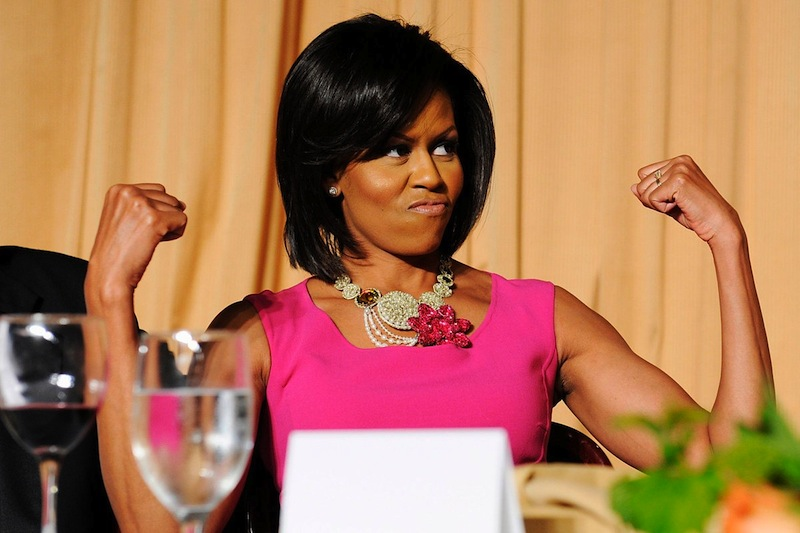
%> input picture VIDEO/labb2/michelle.jpg, 800 x 533 px
$ octave testreal.m   (GNU Octave 9; MATLAB toolbox functions it lacks are replaced by stand-ins)
%> lines starting %> are read from the running program, lines starting %| are printed output that depends on the picture
imgBW = rgb2gray( imresize( imread('michelle.jpg'), 0.1) );
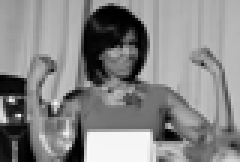
%> imgBW: size 54x80 uint8 (shown 3 times larger); min 0, max 251, mean 134.8

[freq,symbols] = imhist(imgBW);
%> freq = 256 values, max 95 at index 187, min 0 at index 197, mean 16.88; symbols = 256 values from 0 to 255
P = freq./sum(freq);
%> P = 256 values, max 0.022 at index 187, min 0 at index 197, mean 0.00391

imgBW = reshape(imgBW, 1, []);
%> imgBW = 4320 values, max 251 at index 1616, min 0 at index 27, mean 134.8
%> (the run ends here)
